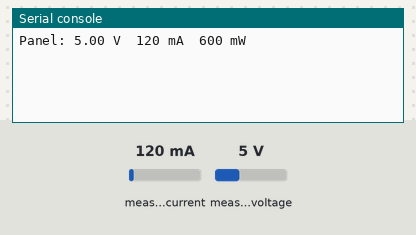
Simulated run of this program. Board: Raspberry Pi Pico running MicroPython. Parts: the last lines printed to the serial console. The inputs (shaded band) are chosen by the test bench; at power-on: measured current 120 mA, measured voltage 5 V.

Above: at 1.2 s.
1.3 s: measured current set to 40 mA
At 3.3 s:
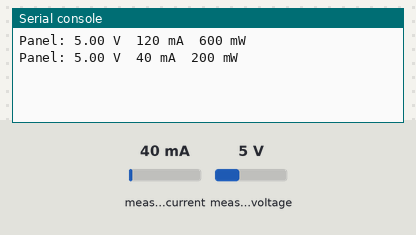
4.0 s: measured voltage set to 0.3 V
At 4.9 s:
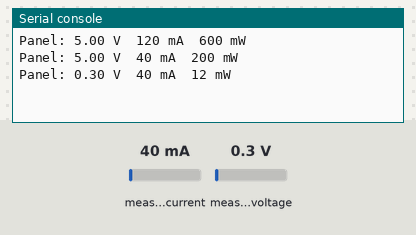
6.7 s: measured current set to 500 mA
At 9.2 s:
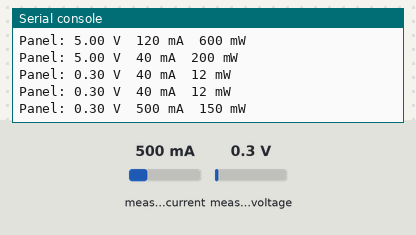
Timing chart, 0 to 10.7 s (numbered marks = the images above; inputs shaded):
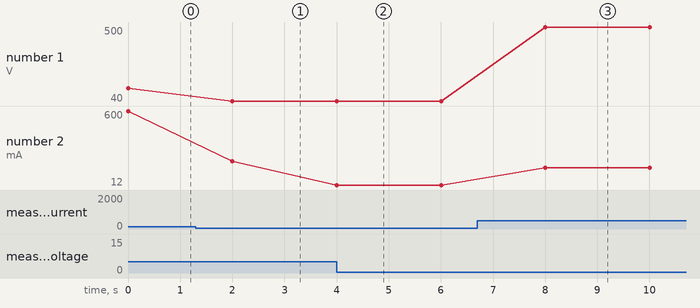

The program:

example.py
```python
# Talks to an INA219 over I2C from a Pico (MicroPython) to read bus voltage and shunt current, compute power, and print voltage/current/power values periodically.
#
# Buy this module: https://shillehtek.com/products/110-x-136mm-6v-2w-solar-panel
# Full manual: https://shillehtek.com/blogs/shillehtek-product-manuals/110-x-136mm-6v-2w-solar-panel-manual
# More examples: https://github.com/shillehbean/shillehtek-examples
#

# 6V 2W Panel + INA219 + Pico - measures voltage AND current.
# INA219 in series between panel + and charger VIN.
# I2C: SDA = GP0, SCL = GP1

from machine import I2C, Pin
import time

# Minimal INA219 driver (default 0x40 address)
INA219_ADDR = 0x40
REG_CONFIG = 0x00
REG_SHUNTV = 0x01
REG_BUSV = 0x02
REG_CALIB = 0x05

i2c = I2C(0, sda=Pin(0), scl=Pin(1), freq=400000)

def write16(reg, val):
    i2c.writeto_mem(INA219_ADDR, reg, bytes([val >> 8, val & 0xFF]))

def read16(reg):
    data = i2c.readfrom_mem(INA219_ADDR, reg, 2)
    return (data[0] << 8) | data[1]

# Configure for 16V range, 1A max, 0.1 ohm shunt
write16(REG_CONFIG, 0x199F)
write16(REG_CALIB, 4096)

CURRENT_LSB = 0.0001  # 100 uA per bit

while True:
    busv_raw = read16(REG_BUSV) >> 3
    v_bus = busv_raw * 0.004  # 4 mV per bit

    current_raw = read16(0x04)
    if current_raw > 32767:
        current_raw -= 65536
    i_ma = current_raw * CURRENT_LSB * 1000

    power_mw = v_bus * i_ma

    print("Panel: {:.2f} V  {:.0f} mA  {:.0f} mW".format(
        v_bus, i_ma, power_mw))

    time.sleep(2)
```

Measured:
- after the input at 1.3 s, the serial console: prints a new line after 0.70 s (image 1)
- after the input at 4.0 s, the serial console: prints a new line at once (image 2)
- after the input at 6.7 s, the serial console: prints a new line after 1.3 s (image 3)
- plotted number 1: 120 → 40 after the input at 1.3 s, 40 → 500 after the input at 6.7 s
- plotted number 2: 600 → 200 after the input at 1.3 s, 200 → 12 after the input at 4.0 s, 12 → 150 after the input at 6.7 s
